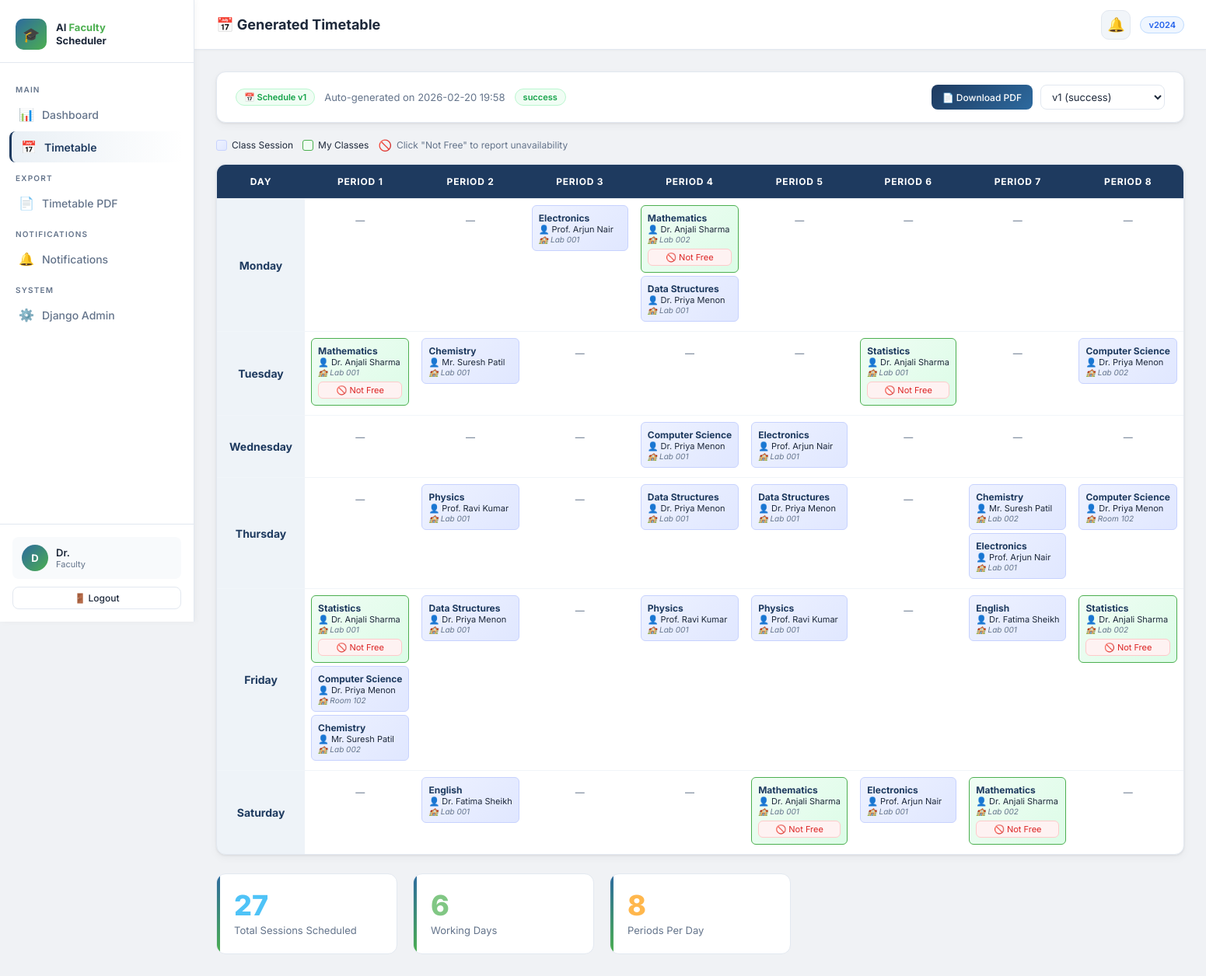
Page /timetable/ (signed in) on the committed database.
### scheduler/models.py (models this page shows, shortened)
class ScheduleVersion(models.Model):
    version_number = models.PositiveIntegerField(unique=True)
    description = models.TextField(blank=True)
    status = models.CharField(
        max_length=20,
        choices=[('pending', 'Pending'), ('running', 'Running'), ('success', 'Success'), ('failed', 'Failed')],
        default='pending'
    )
    solver_status = models.CharField(max_length=50, blank=True)
    total_assignments = models.PositiveIntegerField(default=0)
    is_active = models.BooleanField(default=False, help_text="Currently displayed timetable")
    created_by = models.ForeignKey(User, on_delete=models.SET_NULL, null=True)
    created_at = models.DateTimeField(auto_now_add=True)
    class Meta:
        ordering = ['-version_number']

class TimetableEntry(models.Model):
    faculty = models.ForeignKey(Faculty, on_delete=models.CASCADE, related_name='timetable_entries')
    course = models.ForeignKey(Course, on_delete=models.CASCADE, related_name='timetable_entries')
    classroom = models.ForeignKey(Classroom, on_delete=models.CASCADE, related_name='timetable_entries')
    timeslot = models.ForeignKey(TimeSlot, on_delete=models.CASCADE, related_name='timetable_entries')
    generated_at = models.DateTimeField(auto_now_add=True)
    schedule_version = models.PositiveIntegerField(default=1)
    notes = models.TextField(blank=True)
    class Meta:
        unique_together = [
            ('faculty', 'timeslot', 'schedule_version'),
            ('classroom', 'timeslot', 'schedule_version'),
        ]
        ordering = ['timeslot__day', 'timeslot__period']

class Course(models.Model):
    course_name = models.CharField(max_length=200)
    course_code = models.CharField(max_length=20, blank=True)
    department = models.CharField(max_length=100, blank=True)
    semester = models.PositiveIntegerField(default=1)
    hours_required = models.PositiveIntegerField(default=4, help_text="Weekly hours required")
    assigned_faculty = models.ForeignKey(
        Faculty, on_delete=models.SET_NULL, null=True, blank=True, related_name='courses'
    )
    is_active = models.BooleanField(default=True)
    created_at = models.DateTimeField(auto_now_add=True)
    class Meta:
        ordering = ['course_name']

class Faculty(models.Model):
    user = models.OneToOneField(User, on_delete=models.CASCADE, null=True, blank=True)
    name = models.CharField(max_length=150)
    employee_id = models.CharField(max_length=20, unique=True, blank=True, null=True)
    department = models.CharField(max_length=100, blank=True)
    subjects = models.TextField(help_text="Comma-separated list of subjects this faculty can teach")
    max_hours = models.PositiveIntegerField(default=20, help_text="Max teaching hours per week")
    email = models.EmailField(blank=True)
    is_active = models.BooleanField(default=True)
    created_at = models.DateTimeField(auto_now_add=True)
    class Meta:
        verbose_name_plural = "Faculty"
        ordering = ['name']

class Classroom(models.Model):
    ROOM_TYPE_CHOICES = [
        ('lecture', 'Lecture Hall'),
        ('lab', 'Computer Lab'),
        ('seminar', 'Seminar Room'),
        ('tutorial', 'Tutorial Room'),
    ]
    room_name = models.CharField(max_length=100, unique=True)
    building = models.CharField(max_length=50, blank=True)
    capacity = models.PositiveIntegerField(default=60)
    room_type = models.CharField(max_length=20, choices=ROOM_TYPE_CHOICES, default='lecture')
    is_available = models.BooleanField(default=True)
    created_at = models.DateTimeField(auto_now_add=True)
    class Meta:
        ordering = ['room_name']

### scheduler/views.py (the view)
# urls.py: path('timetable/', views.timetable_view, name='timetable'),
@login_required
def timetable_view(request):
    version_id = request.GET.get('version')
    if version_id:
        version = get_object_or_404(ScheduleVersion, version_number=version_id)
        version_number = version.version_number
    else:
        version = ScheduleVersion.objects.filter(is_active=True).first()
        version_number = version.version_number if version else None
    days = ['Monday', 'Tuesday', 'Wednesday', 'Thursday', 'Friday', 'Saturday']
    periods = list(TimeSlot.objects.values_list('period', flat=True).distinct().order_by('period'))
    timeslots_meta = {
        ts.period: {'start': ts.start_time.strftime('%H:%M'), 'end': ts.end_time.strftime('%H:%M')}
        for ts in TimeSlot.objects.filter(day='Monday')
    }
    entries = TimetableEntry.objects.filter(
        schedule_version=version_number
    ).select_related('faculty', 'course', 'classroom', 'timeslot') if version_number else []
    grid = {day: {period: [] for period in periods} for day in days}
    for entry in entries:
        d = entry.timeslot.day
        p = entry.timeslot.period
        if d in grid and p in grid[d]:
            grid[d][p].append(entry)
    current_faculty = None
    if not is_admin(request.user):
        try:
            current_faculty = Faculty.objects.get(user=request.user)
        except Faculty.DoesNotExist:
            pass
    versions = ScheduleVersion.objects.all()[:10]
    context = {
        'grid': grid,
        'days': days,
        'periods': periods,
        'timeslots_meta': timeslots_meta,
        'version': version,
        'versions': versions,
        'current_faculty': current_faculty,
        'is_admin': is_admin(request.user),
    }
    return render(request, 'scheduler/timetable.html', context)

### scheduler/templatetags/scheduler_tags.py (called while the page is built)
@register.simple_tag
def get_day_period(grid, day, period):
    return grid.get(day, {}).get(period, [])

### scheduler/views.py (called while the page is built)
def is_admin(user):
    return user.is_staff or user.is_superuser

### templates/scheduler/timetable.html (shortened to what this page needs)
{% extends 'scheduler/base.html' %}
{% load scheduler_tags %}
{% block page_title %}📅 Generated Timetable{% endblock %}
{% block content %}
<div class="card" style="margin-bottom:20px;">
    <div class="card-body"
        style="display:flex;align-items:center;justify-content:space-between;flex-wrap:wrap;gap:12px;padding:16px 24px;">
        <div style="display:flex;align-items:center;gap:12px;">
            {% if version %}
            <span class="badge badge-success">📅 Schedule v{{ version.version_number }}</span>
            <span style="color:var(--text-muted);font-size:13px;">{{ version.description }}</span>
            {% if version.status == 'success' %}
            <span class="badge badge-success">{{ version.status }}</span>
            {% else %}
            <span class="badge badge-danger">{{ version.status }}</span>
            {% endif %}
            {% else %}
            <span class="badge badge-warning">No Schedule Generated</span>
            {% endif %}
        </div>
        <div style="display:flex;gap:10px;flex-wrap:wrap;">
            {% if version %}
            <a href="{% url 'export_timetable_pdf' %}?version={{ version.version_number }}"
                class="btn btn-primary btn-sm">📄 Download PDF</a>
            {% endif %}
            {% if versions %}
            <select onchange="location='?version='+this.value;" class="form-control"
                style="width:160px;padding:6px 10px;font-size:13px;">
                {% for v in versions %}
                {% if version and version.version_number == v.version_number %}
                <option value="{{ v.version_number }}" selected>v{{ v.version_number }} ({{ v.status }})</option>
                {% else %}
                <option value="{{ v.version_number }}">v{{ v.version_number }} ({{ v.status }})</option>
                {% endif %}
                {% endfor %}
            </select>
            {% endif %}
        </div>
    </div>
</div>
{% if not version %}
<div class="card">
    <div class="card-body" style="text-align:center;padding:64px;">
        <div style="font-size:72px;">📅</div>
        <h2 style="margin:16px 0 8px;">No Timetable Yet</h2>
        <p style="color:var(--text-muted);margin-bottom:24px;">Upload data then run the LP Optimizer to generate your
            timetable.</p>
        <a href="{% url 'upload_page' %}" class="btn btn-primary">📤 Upload Data</a>
    </div>
</div>
{% else %}
<div style="display:flex;gap:12px;margin-bottom:16px;flex-wrap:wrap;align-items:center;">
    <div style="display:flex;align-items:center;gap:6px;font-size:12px;">
        <div
            style="width:14px;height:14px;border-radius:3px;background:linear-gradient(135deg,#eef2ff,#e0e7ff);border:1px solid #c7d2fe;">
        </div>
        Class Session
    </div>
    {% if current_faculty %}
    <div style="display:flex;align-items:center;gap:6px;font-size:12px;">
        <div style="width:14px;height:14px;border-radius:3px;background:#f0fdf4;border:1px solid var(--accent);">
        </div>
        My Classes
    </div>
    <div style="display:flex;align-items:center;gap:6px;font-size:12px;color:var(--text-muted);">
        <span style="font-size:14px;">🚫</span> Click "Not Free" to report unavailability
    </div>
    {% endif %}
</div>
<div class="card">
    <div class="card-body" style="padding:0;">
        <div class="timetable-grid">
            <table>
                <thead>
                    <tr>
                        <th class="tt-header-cell" style="min-width:100px;">Day</th>
                        {% for period in periods %}
                        <th class="tt-header-cell">Period {{ period }}</th>
                        {% endfor %}
                    </tr>
                </thead>
                <tbody>
                    {% for day in days %}
                    <tr>
                        <td class="tt-day-cell">{{ day }}</td>
                        {% for period in periods %}
                        <td class="tt-cell">
                            {% get_day_period grid day period as cell_entries %}
                            {% if cell_entries %}
                            {% for entry in cell_entries %}
                            {% if current_faculty and entry.faculty.id == current_faculty.id %}
                            <div class="tt-entry my-class">
                                {% else %}
                                <div class="tt-entry">
                                    {% endif %}
                                    <div class="tt-course">{{ entry.course.course_name|truncatechars:20 }}</div>
                                    <div class="tt-faculty">👤 {{ entry.faculty.name|truncatechars:18 }}</div>
                                    <div class="tt-room">🏫 {{ entry.classroom.room_name }}</div>
                                    {% if current_faculty and entry.faculty.id == current_faculty.id %}
                                    <div class="not-free-wrap" style="margin-top:6px;">
                                        <button type="button" class="btn-not-free"
                                            onclick="toggleNotFree('{{ entry.id }}')">🚫 Not Free</button>
                                    </div>
                                    {% endif %}
                                </div>
                                {% endfor %}
                                {% else %}
                                <div class="tt-empty">—</div>
                                {% endif %}
                        </td>
                        {% endfor %}
                    </tr>
                    {% endfor %}
                </tbody>
            </table>
        </div>
    </div>
</div>
<div class="stats-grid" style="margin-top:24px;">
    <div class="stat-card">
        <div class="stat-value" style="color:#4fc3f7;">{{ version.total_assignments }}</div>
        <div class="stat-label">Total Sessions Scheduled</div>
    </div>
    <div class="stat-card">
        <div class="stat-value" style="color:#81c784;">{{ days|length }}</div>
        <div class="stat-label">Working Days</div>
    </div>
    <div class="stat-card">
        <div class="stat-value" style="color:#ffb74d;">{{ periods|length }}</div>
        <div class="stat-label">Periods Per Day</div>
    </div>
</div>
{% endif %}
{% endblock %}

### templates/scheduler/base.html (shortened to what this page needs)
{% load static %}
<!DOCTYPE html>
<html lang="en">
<head>
  <link rel="stylesheet" href="{% static 'css/styles.css' %}" />
</head>
<body>
  <aside class="sidebar" id="sidebar">
    <div class="sidebar-logo">
      <div class="logo-icon">🎓</div>
      <div class="logo-text">
        AI <span>Faculty</span><br>Scheduler
      </div>
    </div>
    <nav class="sidebar-nav">
      <div class="nav-section-label">Main</div>
      <a href="{% url 'dashboard' %}"
        class="nav-link {% if request.resolver_match.url_name == 'dashboard' %}active{% endif %}">
        <span class="nav-icon">📊</span> Dashboard
      </a>
      <a href="{% url 'timetable' %}"
        class="nav-link {% if request.resolver_match.url_name == 'timetable' %}active{% endif %}">
        <span class="nav-icon">📅</span> Timetable
      </a>
      <div class="nav-section-label">Export</div>
      <a href="{% url 'export_timetable_pdf' %}" class="nav-link">
        <span class="nav-icon">📄</span> Timetable PDF
      </a>
      <div class="nav-section-label">Notifications</div>
      <a href="{% url 'notifications_page' %}"
        class="nav-link {% if request.resolver_match.url_name == 'notifications_page' %}active{% endif %}"
        id="nav-notif-link">
        <span class="nav-icon">🔔</span> Notifications
      </a>
      <div class="nav-section-label">System</div>
      <a href="/admin/" class="nav-link" target="_blank">
        <span class="nav-icon">⚙️</span> Django Admin
      </a>
    </nav>
    <div class="sidebar-bottom">
      <div class="user-card">
        <div class="user-avatar">{{ request.user.username|first|upper }}</div>
        <div class="user-info">
          <div class="user-name">{{ request.user.get_full_name|default:request.user.username }}</div>
          <div class="user-role">{% if request.user.is_staff %}Administrator{% else %}Faculty{% endif %}</div>
        </div>
      </div>
      <a href="{% url 'logout' %}" class="btn btn-outline btn-sm"
        style="width:100%;justify-content:center;margin-top:10px;">
        🚪 Logout
      </a>
    </div>
  </aside>
  <div class="main-content">
    <header class="topbar">
      <div class="topbar-title">{% block page_title %}Dashboard{% endblock %}</div>
      <div class="topbar-actions">
        <a href="{% url 'notifications_page' %}" id="notif-bell-btn"
          style="position:relative;display:flex;align-items:center;justify-content:center;width:38px;height:38px;border-radius:10px;background:#f1f5f9;border:1px solid var(--border);text-decoration:none;font-size:18px;transition:all 0.2s;"
          onmouseover="this.style.background='#e2e8f0'" onmouseout="this.style.background='#f1f5f9'">
          🔔
        </a>
        <span class="badge badge-info">v2024</span>
      </div>
    </header>
    <main class="page-content animate-in">
      {% block content %}{% endblock %}
    </main>
  </div>
</body>
</html>

### templates/scheduler/timetable.html (style rules this page uses)
.btn-not-free { width: 100%; padding: 3px 6px; font-size: 11px; background: #fef2f2; border: 1px solid #fecaca; color: #dc2626; border-radius: 6px; cursor: pointer; transition: all 0.2s; font-family: inherit; }

### rows in the picture
ScheduleVersion: version_number "1", description "Auto-generated on 2026-02-20 19:58", status "success", total_assignments "27"
TimetableEntry: course.course_name "Electronics", faculty.name "Prof. Arjun Nair", classroom.room_name "Lab 001"
TimetableEntry: course.course_name "Mathematics", faculty.name "Dr. Anjali Sharma", classroom.room_name "Lab 002"
TimetableEntry: course.course_name "Data Structures", faculty.name "Dr. Priya Menon", classroom.room_name "Lab 001"
TimetableEntry: course.course_name "Mathematics", faculty.name "Dr. Anjali Sharma", classroom.room_name "Lab 001"
TimetableEntry: course.course_name "Chemistry", faculty.name "Mr. Suresh Patil", classroom.room_name "Lab 001"
TimetableEntry: course.course_name "Statistics", faculty.name "Dr. Anjali Sharma", classroom.room_name "Lab 001"
TimetableEntry: course.course_name "Computer Science", faculty.name "Dr. Priya Menon", classroom.room_name "Lab 002"
TimetableEntry: course.course_name "Computer Science", faculty.name "Dr. Priya Menon", classroom.room_name "Lab 001"
TimetableEntry: course.course_name "Electronics", faculty.name "Prof. Arjun Nair", classroom.room_name "Lab 001"
TimetableEntry: course.course_name "Physics", faculty.name "Prof. Ravi Kumar", classroom.room_name "Lab 001"
TimetableEntry: course.course_name "Data Structures", faculty.name "Dr. Priya Menon", classroom.room_name "Lab 001"
TimetableEntry: course.course_name "Data Structures", faculty.name "Dr. Priya Menon", classroom.room_name "Lab 001"
TimetableEntry: course.course_name "Chemistry", faculty.name "Mr. Suresh Patil", classroom.room_name "Lab 002"
TimetableEntry: course.course_name "Electronics", faculty.name "Prof. Arjun Nair", classroom.room_name "Lab 001"
TimetableEntry: course.course_name "Computer Science", faculty.name "Dr. Priya Menon", classroom.room_name "Room 102"
TimetableEntry: course.course_name "Statistics", faculty.name "Dr. Anjali Sharma", classroom.room_name "Lab 001"
TimetableEntry: course.course_name "Computer Science", faculty.name "Dr. Priya Menon", classroom.room_name "Room 102"
TimetableEntry: course.course_name "Chemistry", faculty.name "Mr. Suresh Patil", classroom.room_name "Lab 002"
TimetableEntry: course.course_name "Data Structures", faculty.name "Dr. Priya Menon", classroom.room_name "Lab 001"
TimetableEntry: course.course_name "Physics", faculty.name "Prof. Ravi Kumar", classroom.room_name "Lab 001"
TimetableEntry: course.course_name "Physics", faculty.name "Prof. Ravi Kumar", classroom.room_name "Lab 001"
TimetableEntry: course.course_name "English", faculty.name "Dr. Fatima Sheikh", classroom.room_name "Lab 001"
TimetableEntry: course.course_name "Statistics", faculty.name "Dr. Anjali Sharma", classroom.room_name "Lab 002"
TimetableEntry: course.course_name "English", faculty.name "Dr. Fatima Sheikh", classroom.room_name "Lab 001"
TimetableEntry: course.course_name "Mathematics", faculty.name "Dr. Anjali Sharma", classroom.room_name "Lab 001"
TimetableEntry: course.course_name "Electronics", faculty.name "Prof. Arjun Nair", classroom.room_name "Lab 001"
TimetableEntry: course.course_name "Mathematics", faculty.name "Dr. Anjali Sharma", classroom.room_name "Lab 002"

### other values in the picture
{{ request.user.username|first|upper }} "D"
{{ request.user.get_full_name|default:request.user.username }} "Dr."
{{ period }} "1" "2" "3" "4" "5" "6" "7" "8"
{{ day }} "Monday" "Tuesday" "Wednesday" "Thursday" "Friday" "Saturday"
{{ days|length }} "6"
{{ periods|length }} "8"
